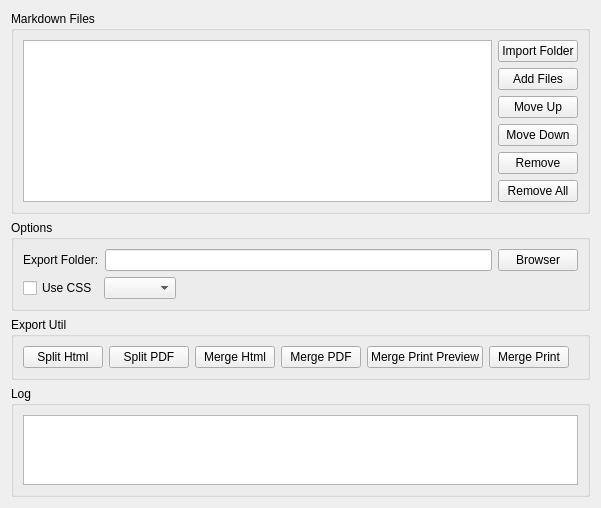
<?xml version="1.0" encoding="UTF-8"?>
<ui version="4.0">
 <class>MarkdownBatchWidget</class>
 <widget class="QWidget" name="MarkdownBatchWidget">
  <property name="geometry">
   <rect>
    <x>0</x>
    <y>0</y>
    <width>601</width>
    <height>487</height>
   </rect>
  </property>
  <property name="windowTitle">
   <string>Form</string>
  </property>
  <layout class="QVBoxLayout" name="verticalLayout_3" stretch="6,0,0,1">
   <item>
    <widget class="QGroupBox" name="groupBox_4">
     <property name="title">
      <string>Markdown Files</string>
     </property>
     <layout class="QHBoxLayout" name="horizontalLayout_4">
      <item>
       <widget class="QTreeView" name="filesTreeView">
        <property name="sizePolicy">
         <sizepolicy hsizetype="Expanding" vsizetype="Expanding">
          <horstretch>0</horstretch>
          <verstretch>0</verstretch>
         </sizepolicy>
        </property>
       </widget>
      </item>
      <item>
       <layout class="QVBoxLayout" name="verticalLayout">
        <item>
         <widget class="QPushButton" name="importFolderPushButton">
          <property name="text">
           <string>Import Folder</string>
          </property>
         </widget>
        </item>
        <item>
         <widget class="QPushButton" name="addFilesPushButton">
          <property name="text">
           <string>Add Files</string>
          </property>
         </widget>
        </item>
        <item>
         <widget class="QPushButton" name="moveUpPpushButton">
          <property name="text">
           <string>Move Up</string>
          </property>
         </widget>
        </item>
        <item>
         <widget class="QPushButton" name="moveDownPushButton">
          <property name="text">
           <string>Move Down</string>
          </property>
         </widget>
        </item>
        <item>
         <widget class="QPushButton" name="removePushButton">
          <property name="text">
           <string>Remove</string>
          </property>
         </widget>
        </item>
        <item>
         <widget class="QPushButton" name="removeAllPushButton">
          <property name="text">
           <string>Remove All</string>
          </property>
         </widget>
        </item>
        <item>
         <spacer name="verticalSpacer">
          <property name="orientation">
           <enum>Qt::Vertical</enum>
          </property>
          <property name="sizeHint" stdset="0">
           <size>
            <width>20</width>
            <height>40</height>
           </size>
          </property>
         </spacer>
        </item>
       </layout>
      </item>
     </layout>
    </widget>
   </item>
   <item>
    <widget class="QGroupBox" name="groupBox_2">
     <property name="title">
      <string>Options</string>
     </property>
     <layout class="QVBoxLayout" name="verticalLayout_4">
      <item>
       <layout class="QHBoxLayout" name="horizontalLayout">
        <item>
         <widget class="QLabel" name="label">
          <property name="text">
           <string>Export Folder:</string>
          </property>
         </widget>
        </item>
        <item>
         <widget class="QLineEdit" name="exportFolderLineEdit"/>
        </item>
        <item>
         <widget class="QPushButton" name="browserExportFolderPushButton">
          <property name="text">
           <string>Browser</string>
          </property>
         </widget>
        </item>
       </layout>
      </item>
      <item>
       <layout class="QHBoxLayout" name="horizontalLayout_3">
        <item>
         <widget class="QCheckBox" name="useCssCheckBox">
          <property name="text">
           <string>Use CSS</string>
          </property>
         </widget>
        </item>
        <item>
         <widget class="QComboBox" name="cssComboBox"/>
        </item>
        <item>
         <spacer name="horizontalSpacer">
          <property name="orientation">
           <enum>Qt::Horizontal</enum>
          </property>
          <property name="sizeHint" stdset="0">
           <size>
            <width>37</width>
            <height>17</height>
           </size>
          </property>
         </spacer>
        </item>
       </layout>
      </item>
     </layout>
    </widget>
   </item>
   <item>
    <widget class="QGroupBox" name="groupBox">
     <property name="title">
      <string>Export Util</string>
     </property>
     <layout class="QHBoxLayout" name="horizontalLayout_2">
      <item>
       <widget class="QPushButton" name="splitHtmlPushButton">
        <property name="text">
         <string>Split Html</string>
        </property>
       </widget>
      </item>
      <item>
       <widget class="QPushButton" name="splitPdfPushButton">
        <property name="text">
         <string>Split PDF</string>
        </property>
       </widget>
      </item>
      <item>
       <widget class="QPushButton" name="mergetHtmlPushButton">
        <property name="text">
         <string>Merge Html</string>
        </property>
       </widget>
      </item>
      <item>
       <widget class="QPushButton" name="mergePdfPushButton">
        <property name="text">
         <string>Merge PDF</string>
        </property>
       </widget>
      </item>
      <item>
       <widget class="QPushButton" name="mergePrintPreviwPushButton">
        <property name="text">
         <string>Merge Print Preview</string>
        </property>
       </widget>
      </item>
      <item>
       <widget class="QPushButton" name="mergetPrintPushButton">
        <property name="text">
         <string>Merge Print</string>
        </property>
       </widget>
      </item>
      <item>
       <spacer name="horizontalSpacer_2">
        <property name="orientation">
         <enum>Qt::Horizontal</enum>
        </property>
        <property name="sizeHint" stdset="0">
         <size>
          <width>40</width>
          <height>20</height>
         </size>
        </property>
       </spacer>
      </item>
     </layout>
    </widget>
   </item>
   <item>
    <widget class="QGroupBox" name="groupBox_3">
     <property name="title">
      <string>Log</string>
     </property>
     <layout class="QVBoxLayout" name="verticalLayout_2">
      <item>
       <widget class="QPlainTextEdit" name="logPlainTextEdit">
        <property name="sizePolicy">
         <sizepolicy hsizetype="Expanding" vsizetype="Preferred">
          <horstretch>0</horstretch>
          <verstretch>0</verstretch>
         </sizepolicy>
        </property>
        <property name="baseSize">
         <size>
          <width>0</width>
          <height>0</height>
         </size>
        </property>
       </widget>
      </item>
     </layout>
    </widget>
   </item>
  </layout>
  <zorder>groupBox</zorder>
  <zorder>groupBox_2</zorder>
  <zorder>groupBox_3</zorder>
  <zorder>groupBox_4</zorder>
 </widget>
 <tabstops>
  <tabstop>filesTreeView</tabstop>
  <tabstop>importFolderPushButton</tabstop>
  <tabstop>addFilesPushButton</tabstop>
  <tabstop>moveUpPpushButton</tabstop>
  <tabstop>moveDownPushButton</tabstop>
  <tabstop>removePushButton</tabstop>
  <tabstop>removeAllPushButton</tabstop>
  <tabstop>useCssCheckBox</tabstop>
  <tabstop>cssComboBox</tabstop>
  <tabstop>exportFolderLineEdit</tabstop>
  <tabstop>browserExportFolderPushButton</tabstop>
  <tabstop>splitHtmlPushButton</tabstop>
  <tabstop>splitPdfPushButton</tabstop>
  <tabstop>mergetHtmlPushButton</tabstop>
  <tabstop>mergePdfPushButton</tabstop>
  <tabstop>mergePrintPreviwPushButton</tabstop>
  <tabstop>mergetPrintPushButton</tabstop>
  <tabstop>logPlainTextEdit</tabstop>
 </tabstops>
 <resources/>
 <connections/>
</ui>
